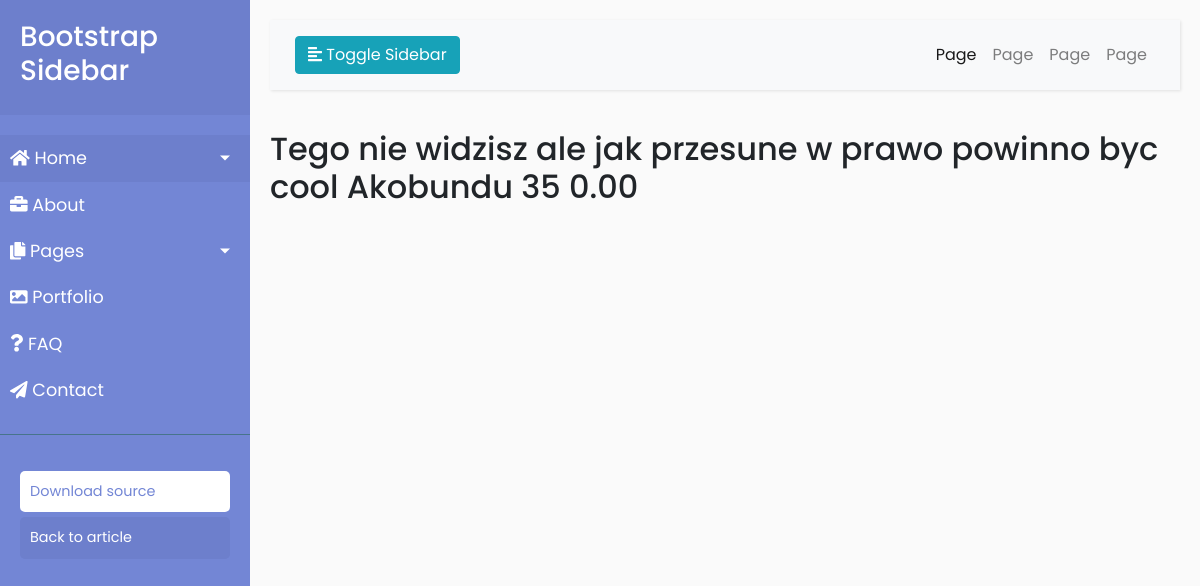
/client/15565706/, run on the app's committed database.
### clients/models.py (models this page shows, shortened)
class Client(models.Model):
    client_id = models.IntegerField(primary_key=True)
    client_name = models.CharField(max_length=40)
    credit_score = models.IntegerField()
    geography = models.CharField(max_length=20)
    gender = models.CharField(max_length=20)
    age = models.IntegerField()
    tenure = models.IntegerField()
    balance = models.DecimalField(decimal_places=2, max_digits=10)
    num_of_products = models.IntegerField()
    has_credit_card = models.BooleanField()
    is_active_member = models.BooleanField()
    estimated_salary = models.DecimalField(decimal_places=2, max_digits=10)
    exited = models.BooleanField()

### clients/views.py (the view)
# urls.py: path('client/<int:pk>/', ClientDetailView.as_view(), name='client-detail')
class ClientDetailView(DetailView):
    model = Client

### clients/templates/clients/client_detail.html
{% extends "clients/base.html" %}
{% block content %}
    <div class="media-body">
      <h2>Tego nie widzisz ale jak przesune w prawo powinno byc cool
          {{ client.client_name }} {{ client.age }} {{ client.balance }}</h2>
    </div>
{% endblock content %}

### clients/static/clients/css/clients.css (style rules this page uses)
body { font-family: 'Poppins', sans-serif; background: #fafafa; }

### data on the page
Client: client_name "Akobundu", age "35", balance "0.00"
